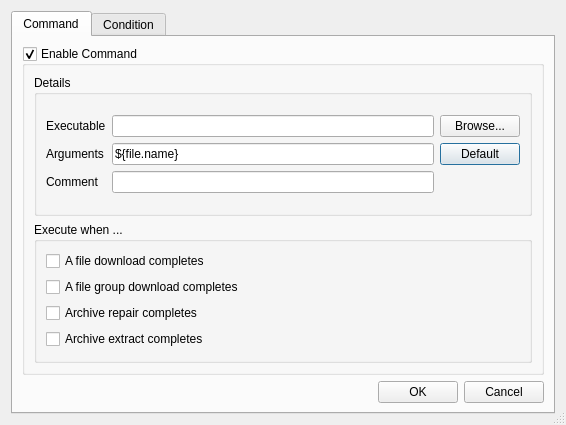
<?xml version="1.0" encoding="UTF-8"?>
<ui version="4.0">
 <class>DlgCommand</class>
 <widget class="QDialog" name="DlgCommand">
  <property name="geometry">
   <rect>
    <x>0</x>
    <y>0</y>
    <width>566</width>
    <height>425</height>
   </rect>
  </property>
  <property name="acceptDrops">
   <bool>false</bool>
  </property>
  <property name="windowTitle">
   <string>Command</string>
  </property>
  <property name="windowIcon">
   <iconset resource="resource.qrc">
    <normaloff>:/resource/16x16_ico_png/ico_application.png</normaloff>:/resource/16x16_ico_png/ico_application.png</iconset>
  </property>
  <property name="sizeGripEnabled">
   <bool>true</bool>
  </property>
  <layout class="QVBoxLayout" name="verticalLayout">
   <item>
    <widget class="QTabWidget" name="tabWidget">
     <property name="currentIndex">
      <number>0</number>
     </property>
     <widget class="QWidget" name="tabCommand">
      <attribute name="title">
       <string>Command</string>
      </attribute>
      <layout class="QVBoxLayout" name="verticalLayout_6">
       <item>
        <widget class="QGroupBox" name="grpEnableCommand">
         <property name="title">
          <string>Enable Command</string>
         </property>
         <property name="checkable">
          <bool>true</bool>
         </property>
         <layout class="QVBoxLayout" name="verticalLayout_5">
          <item>
           <widget class="QGroupBox" name="grpDetails">
            <property name="title">
             <string>Details</string>
            </property>
            <property name="checkable">
             <bool>false</bool>
            </property>
            <layout class="QGridLayout" name="gridLayout_5">
             <item row="0" column="0">
              <layout class="QGridLayout" name="gridLayout_2">
               <item row="2" column="0">
                <widget class="QLabel" name="label_5">
                 <property name="text">
                  <string>Comment</string>
                 </property>
                </widget>
               </item>
               <item row="1" column="0">
                <widget class="QLabel" name="label_11">
                 <property name="text">
                  <string>Arguments</string>
                 </property>
                </widget>
               </item>
               <item row="0" column="1">
                <widget class="QLineEdit" name="editExec">
                 <property name="toolTip">
                  <string>Application binary may include the full path</string>
                 </property>
                </widget>
               </item>
               <item row="1" column="2">
                <widget class="QPushButton" name="btnDefault">
                 <property name="text">
                  <string>Default</string>
                 </property>
                </widget>
               </item>
               <item row="0" column="2">
                <widget class="QPushButton" name="btnBrowseExec">
                 <property name="text">
                  <string>Browse...</string>
                 </property>
                </widget>
               </item>
               <item row="1" column="1">
                <widget class="QLineEdit" name="editArgs">
                 <property name="toolTip">
                  <string>Arguments to be passed to the application when invoked. Pseudo argument ${file} will be expanded to the full file path at runtime</string>
                 </property>
                 <property name="text">
                  <string>${file.name}</string>
                 </property>
                </widget>
               </item>
               <item row="2" column="1">
                <widget class="QLineEdit" name="editComment">
                 <property name="toolTip">
                  <string>Keyboard shortcut</string>
                 </property>
                </widget>
               </item>
               <item row="0" column="0">
                <widget class="QLabel" name="label_8">
                 <property name="text">
                  <string>Executable</string>
                 </property>
                </widget>
               </item>
              </layout>
             </item>
            </layout>
           </widget>
          </item>
          <item>
           <widget class="QGroupBox" name="groupBox">
            <property name="title">
             <string>Execute when ...</string>
            </property>
            <layout class="QVBoxLayout" name="verticalLayout_2">
             <item>
              <widget class="QCheckBox" name="chkOnFile">
               <property name="text">
                <string>A file download completes</string>
               </property>
               <property name="autoExclusive">
                <bool>false</bool>
               </property>
              </widget>
             </item>
             <item>
              <widget class="QCheckBox" name="chkOnPack">
               <property name="text">
                <string>A file group download completes</string>
               </property>
               <property name="autoExclusive">
                <bool>false</bool>
               </property>
              </widget>
             </item>
             <item>
              <widget class="QCheckBox" name="chkOnRepair">
               <property name="text">
                <string>Archive repair completes</string>
               </property>
               <property name="autoExclusive">
                <bool>false</bool>
               </property>
              </widget>
             </item>
             <item>
              <widget class="QCheckBox" name="chkOnUnpack">
               <property name="text">
                <string>Archive extract completes</string>
               </property>
               <property name="autoExclusive">
                <bool>false</bool>
               </property>
              </widget>
             </item>
            </layout>
           </widget>
          </item>
         </layout>
        </widget>
       </item>
       <item>
        <layout class="QHBoxLayout" name="horizontalLayout">
         <item>
          <spacer name="horizontalSpacer">
           <property name="orientation">
            <enum>Qt::Horizontal</enum>
           </property>
           <property name="sizeHint" stdset="0">
            <size>
             <width>40</width>
             <height>20</height>
            </size>
           </property>
          </spacer>
         </item>
         <item>
          <widget class="QPushButton" name="btnAccept">
           <property name="text">
            <string>OK</string>
           </property>
          </widget>
         </item>
         <item>
          <widget class="QPushButton" name="btnCancel">
           <property name="text">
            <string>Cancel</string>
           </property>
          </widget>
         </item>
        </layout>
       </item>
      </layout>
     </widget>
     <widget class="QWidget" name="tabCondition">
      <attribute name="title">
       <string>Condition</string>
      </attribute>
      <layout class="QVBoxLayout" name="verticalLayout_4">
       <item>
        <widget class="QGroupBox" name="grpEnableCondition">
         <property name="title">
          <string>Enable Condition</string>
         </property>
         <property name="checkable">
          <bool>true</bool>
         </property>
         <layout class="QVBoxLayout" name="verticalLayout_3">
          <item>
           <layout class="QHBoxLayout" name="horizontalLayout_3">
            <item>
             <widget class="QComboBox" name="cmbLHS">
              <property name="sizePolicy">
               <sizepolicy hsizetype="MinimumExpanding" vsizetype="Fixed">
                <horstretch>0</horstretch>
                <verstretch>0</verstretch>
               </sizepolicy>
              </property>
              <item>
               <property name="text">
                <string>file.file</string>
               </property>
              </item>
              <item>
               <property name="text">
                <string>file.name</string>
               </property>
              </item>
              <item>
               <property name="text">
                <string>file.path</string>
               </property>
              </item>
              <item>
               <property name="text">
                <string>file.type</string>
               </property>
              </item>
              <item>
               <property name="text">
                <string>filegroup.path</string>
               </property>
              </item>
              <item>
               <property name="text">
                <string>archive.path</string>
               </property>
              </item>
              <item>
               <property name="text">
                <string>archive.file</string>
               </property>
              </item>
              <item>
               <property name="text">
                <string>archive.success</string>
               </property>
              </item>
             </widget>
            </item>
            <item>
             <widget class="QComboBox" name="cmbOperator">
              <item>
               <property name="text">
                <string>equals</string>
               </property>
              </item>
              <item>
               <property name="text">
                <string>not equals</string>
               </property>
              </item>
              <item>
               <property name="text">
                <string>contains</string>
               </property>
              </item>
              <item>
               <property name="text">
                <string>not contains</string>
               </property>
              </item>
             </widget>
            </item>
            <item>
             <widget class="QComboBox" name="cmbRHS">
              <property name="sizePolicy">
               <sizepolicy hsizetype="MinimumExpanding" vsizetype="Fixed">
                <horstretch>0</horstretch>
                <verstretch>0</verstretch>
               </sizepolicy>
              </property>
              <property name="editable">
               <bool>true</bool>
              </property>
             </widget>
            </item>
           </layout>
          </item>
          <item>
           <spacer name="verticalSpacer">
            <property name="orientation">
             <enum>Qt::Vertical</enum>
            </property>
            <property name="sizeHint" stdset="0">
             <size>
              <width>20</width>
              <height>40</height>
             </size>
            </property>
           </spacer>
          </item>
         </layout>
        </widget>
       </item>
      </layout>
     </widget>
    </widget>
   </item>
  </layout>
 </widget>
 <resources>
  <include location="resource.qrc"/>
 </resources>
 <connections/>
</ui>
